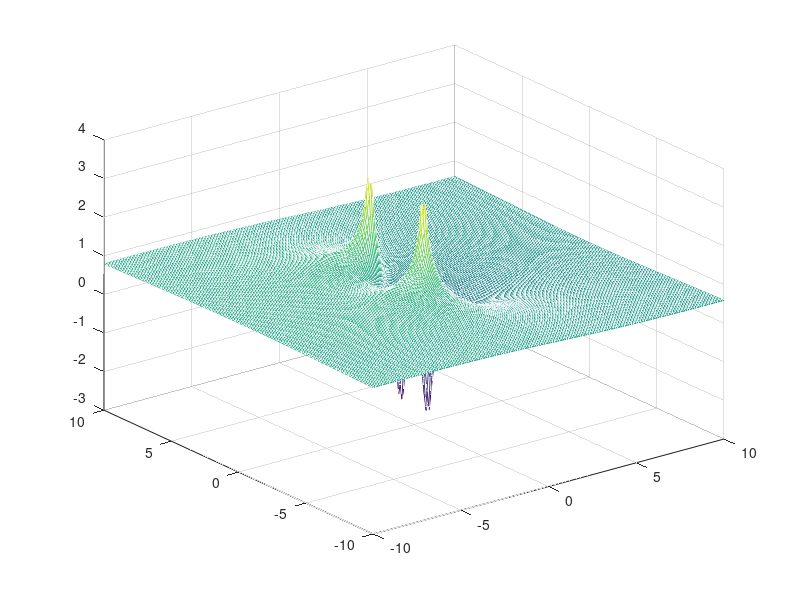

Here is the MATLAB script that generated this plot:
[X,Y] = meshgrid(-10:.1:10);
s=X+j*Y;
%Z= abs((s+3)./((s+3).^2+25));

Z = log(abs(2 * (s.^2 +1) ./ (s.^2 + 2*s + 5)))


mesh(X,Y,Z)